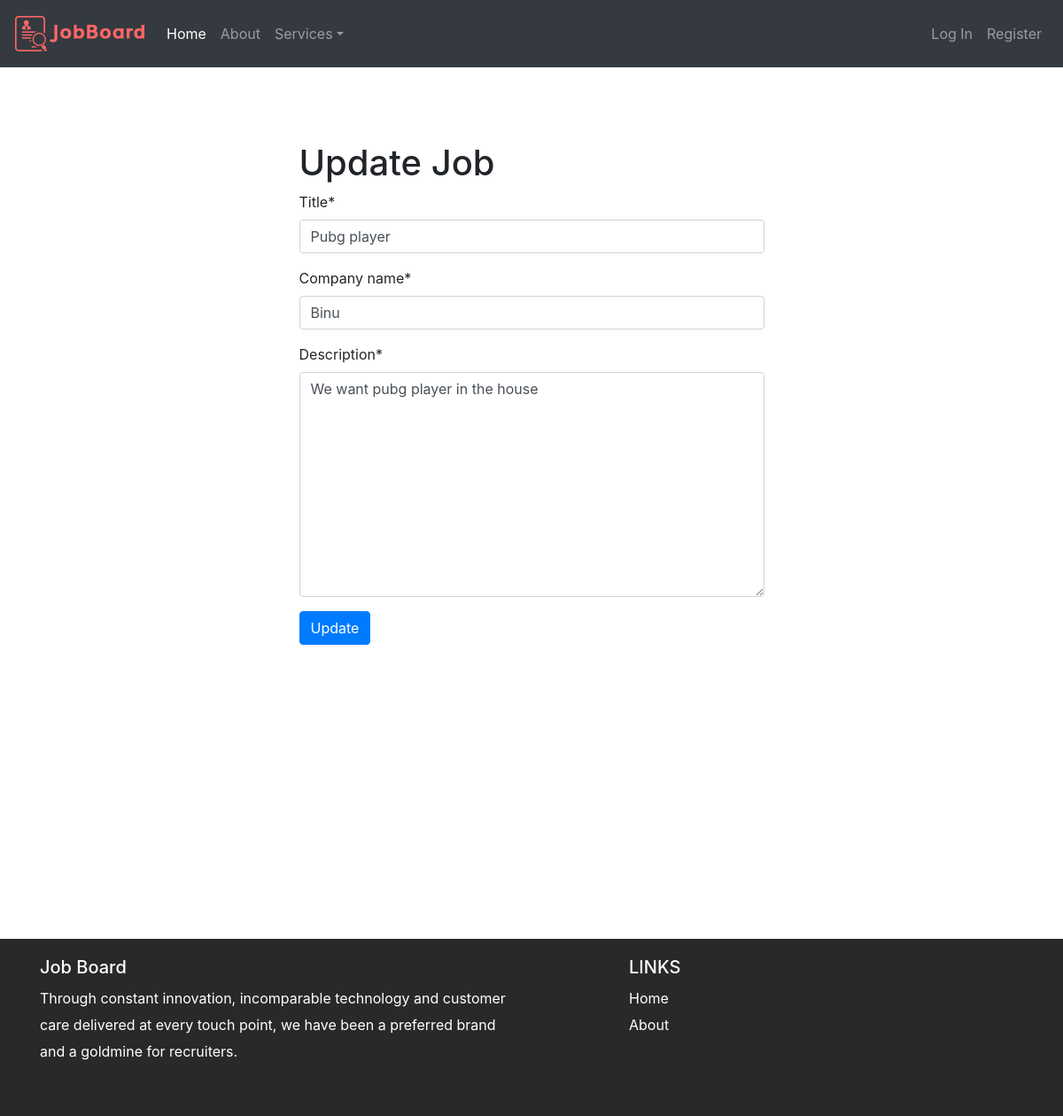
Screenshot of /14/update/ with the database file from the repository.
### jobs/models.py (models this page shows, shortened)
class Job(models.Model):
    title = models.CharField(max_length=100)
    company_name = models.CharField(max_length=100)
    description = models.TextField()
    timestamp = models.DateTimeField(auto_now_add=True, auto_now=False )
    class Meta:
        ordering = ["-timestamp"]

### jobs/views.py (the view)
# urls.py: url(r'^(?P<id>\d+)/update/$', job_update,name='update'),
def job_update(request,id=None): #Update
   instance =get_object_or_404(Job, id=id)
   form=JobForm(request.POST or None, instance=instance)
   if form.is_valid():
      instance=form.save(commit=False)
      instance.save()
   context = {
        "page":'Update',
      "title":instance.title,
      "instance":instance,
      "form" : form,
   }
   return render(request,"post_job.html",context)

### jobs/forms.py
class JobForm(forms.ModelForm):
    class Meta:
        model= Job
        fields = [ 'title', 'company_name' ,'description']

### templates/post_job.html (shortened to what this page needs)
{% extends "base.html" %}
{% load crispy_forms_tags %}
    {% block content %}
    <div class="col-md-6 offset-md-3" >
    <h1>
        {{page}} Job<br>
    </h1>
    <form method='POST' action="" enctype="multipart/form-data">{% csrf_token %}
        {{form|crispy}}
        <input type="submit" class="btn btn-primary" value="{{page}}"/>
    </form>
    </div>
    {% endblock content%}

### static/css/navbar-top.css (style rules this page uses)
body { min-height: 75rem; }

### static/css/sticky-footer.css (style rules this page uses)
html { position: relative; min-height: 100%; }
body { margin-bottom: 60px; }

### rows the page displays
Job: title "Pubg player", company_name "Binu", description "We want pubg player in the house"

### other values shown
{{ page }} "Update"
